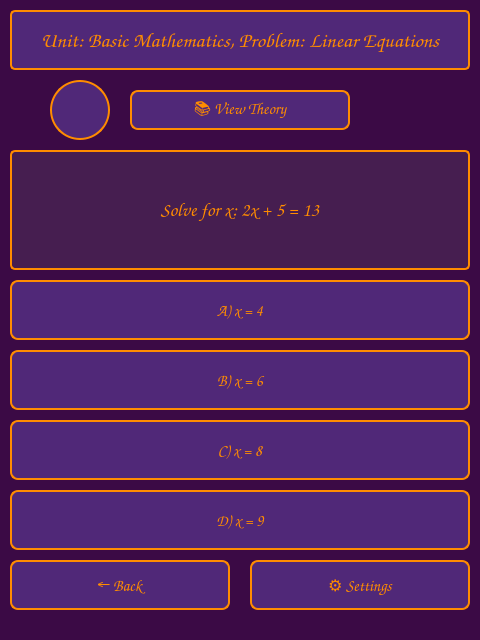
<?xml version="1.0" encoding="UTF-8"?>
<ui version="4.0">
 <class>MultipleChoiceWindow</class>
 <widget class="QDialog" name="MultipleChoiceWindow">
  <property name="geometry">
   <rect>
    <x>0</x>
    <y>0</y>
    <width>480</width>
    <height>640</height>
   </rect>
  </property>
  <property name="windowTitle">
   <string>Multiple Choice</string>
  </property>
  <property name="styleSheet">
   <string notr="true">QDialog {
    background-color: rgb(59, 10, 69);
}</string>
  </property>
   <widget class="QLabel" name="unitLabel">
    <property name="geometry">
     <rect>
      <x>10</x>
      <y>10</y>
      <width>460</width>
      <height>60</height>
     </rect>
    </property>
    <property name="font">
     <font>
      <family>Comic Sans MS</family>
      <pointsize>16</pointsize>
      <bold>true</bold>
     </font>
    </property>
    <property name="styleSheet">
     <string notr="true">QLabel {
    border: 2px solid rgb(255, 140, 0);
    border-radius: 5px;
    padding: 6px;
    color: rgb(255, 140, 0);
    background-color: rgb(80, 40, 120);
}</string>
    </property>
    <property name="text">
     <string>Unit: Basic Mathematics, Problem: Linear Equations</string>
    </property>
    <property name="alignment">
     <set>Qt::AlignmentFlag::AlignCenter</set>
    </property>
   </widget>
   <widget class="QLabel" name="pipinoIcon">
    <property name="geometry">
     <rect>
      <x>50</x>
      <y>80</y>
      <width>60</width>
      <height>60</height>
     </rect>
    </property>
    <property name="styleSheet">
     <string notr="true">QLabel {
    border: 2px solid rgb(255, 140, 0);
    border-radius: 30px;
    background-color: rgb(80, 40, 120);
}</string>
    </property>
    <property name="text">
     <string/>
    </property>
    <property name="pixmap">
     <pixmap>../../Assets/pipingo_Icon.png</pixmap>
    </property>
    <property name="scaledContents">
     <bool>true</bool>
    </property>
    <property name="alignment">
     <set>Qt::AlignmentFlag::AlignCenter</set>
    </property>
   </widget>
   <widget class="QPushButton" name="theoryButton">
    <property name="geometry">
     <rect>
      <x>130</x>
      <y>90</y>
      <width>220</width>
      <height>40</height>
     </rect>
    </property>
    <property name="font">
     <font>
      <family>Comic Sans MS</family>
      <pointsize>12</pointsize>
     </font>
    </property>
    <property name="styleSheet">
     <string notr="true">QPushButton {
    border: 2px solid rgb(255, 140, 0);
    border-radius: 8px;
    padding: 8px;
    color: rgb(255, 140, 0);
    background-color: rgb(80, 40, 120);
}
QPushButton:hover {
    background-color: rgb(90, 45, 130);
}
QPushButton:pressed {
    background-color: rgb(70, 35, 110);
}</string>
    </property>
    <property name="text">
     <string>📚 View Theory</string>
    </property>
   </widget>
   <widget class="QLabel" name="problemLabel">
    <property name="geometry">
     <rect>
      <x>10</x>
      <y>150</y>
      <width>460</width>
      <height>120</height>
     </rect>
    </property>
    <property name="font">
     <font>
      <family>Comic Sans MS</family>
      <pointsize>14</pointsize>
     </font>
    </property>
    <property name="styleSheet">
     <string notr="true">QLabel {
    border: 2px solid rgb(255, 140, 0);
    border-radius: 5px;
    padding: 10px;
    color: rgb(255, 140, 0);
    background-color: rgb(70, 30, 80);
}</string>
    </property>
    <property name="text">
     <string>Solve for x: 2x + 5 = 13</string>
    </property>
    <property name="alignment">
     <set>Qt::AlignmentFlag::AlignCenter</set>
    </property>
    <property name="wordWrap">
     <bool>true</bool>
    </property>
   </widget>
   <widget class="QPushButton" name="choiceButton1">
    <property name="geometry">
     <rect>
      <x>10</x>
      <y>280</y>
      <width>460</width>
      <height>60</height>
     </rect>
    </property>
    <property name="font">
     <font>
      <family>Comic Sans MS</family>
      <pointsize>12</pointsize>
     </font>
    </property>
    <property name="styleSheet">
     <string notr="true">QPushButton {
    border: 2px solid rgb(255, 140, 0);
    border-radius: 8px;
    padding: 10px;
    color: rgb(255, 140, 0);
    background-color: rgb(80, 40, 120);
}
QPushButton:hover {
    background-color: rgb(90, 45, 130);
}
QPushButton:pressed {
    background-color: rgb(70, 35, 110);
}</string>
    </property>
    <property name="text">
     <string>A) x = 4</string>
    </property>
   </widget>
   <widget class="QPushButton" name="choiceButton2">
    <property name="geometry">
     <rect>
      <x>10</x>
      <y>350</y>
      <width>460</width>
      <height>60</height>
     </rect>
    </property>
    <property name="font">
     <font>
      <family>Comic Sans MS</family>
      <pointsize>12</pointsize>
     </font>
    </property>
    <property name="styleSheet">
     <string notr="true">QPushButton {
    border: 2px solid rgb(255, 140, 0);
    border-radius: 8px;
    padding: 10px;
    color: rgb(255, 140, 0);
    background-color: rgb(80, 40, 120);
}
QPushButton:hover {
    background-color: rgb(90, 45, 130);
}
QPushButton:pressed {
    background-color: rgb(70, 35, 110);
}</string>
    </property>
    <property name="text">
     <string>B) x = 6</string>
    </property>
   </widget>
   <widget class="QPushButton" name="choiceButton3">
    <property name="geometry">
     <rect>
      <x>10</x>
      <y>420</y>
      <width>460</width>
      <height>60</height>
     </rect>
    </property>
    <property name="font">
     <font>
      <family>Comic Sans MS</family>
      <pointsize>12</pointsize>
     </font>
    </property>
    <property name="styleSheet">
     <string notr="true">QPushButton {
    border: 2px solid rgb(255, 140, 0);
    border-radius: 8px;
    padding: 10px;
    color: rgb(255, 140, 0);
    background-color: rgb(80, 40, 120);
}
QPushButton:hover {
    background-color: rgb(90, 45, 130);
}
QPushButton:pressed {
    background-color: rgb(70, 35, 110);
}</string>
    </property>
    <property name="text">
     <string>C) x = 8</string>
    </property>
   </widget>
   <widget class="QPushButton" name="choiceButton4">
    <property name="geometry">
     <rect>
      <x>10</x>
      <y>490</y>
      <width>460</width>
      <height>60</height>
     </rect>
    </property>
    <property name="font">
     <font>
      <family>Comic Sans MS</family>
      <pointsize>12</pointsize>
     </font>
    </property>
    <property name="styleSheet">
     <string notr="true">QPushButton {
    border: 2px solid rgb(255, 140, 0);
    border-radius: 8px;
    padding: 10px;
    color: rgb(255, 140, 0);
    background-color: rgb(80, 40, 120);
}
QPushButton:hover {
    background-color: rgb(90, 45, 130);
}
QPushButton:pressed {
    background-color: rgb(70, 35, 110);
}</string>
    </property>
    <property name="text">
     <string>D) x = 9</string>
    </property>
   </widget>
   <widget class="QPushButton" name="backButton">
    <property name="geometry">
     <rect>
      <x>10</x>
      <y>560</y>
      <width>220</width>
      <height>50</height>
     </rect>
    </property>
    <property name="font">
     <font>
      <family>Comic Sans MS</family>
      <pointsize>12</pointsize>
      <bold>true</bold>
     </font>
    </property>
    <property name="styleSheet">
     <string notr="true">QPushButton {
    border: 2px solid rgb(255, 140, 0);
    border-radius: 8px;
    padding: 8px;
    color: rgb(255, 140, 0);
    background-color: rgb(80, 40, 120);
}
QPushButton:hover {
    background-color: rgb(90, 45, 130);
}
QPushButton:pressed {
    background-color: rgb(70, 35, 110);
}</string>
    </property>
    <property name="text">
     <string>← Back</string>
    </property>
   </widget>
   <widget class="QPushButton" name="settingsButton">
    <property name="geometry">
     <rect>
      <x>250</x>
      <y>560</y>
      <width>220</width>
      <height>50</height>
     </rect>
    </property>
    <property name="font">
     <font>
      <family>Comic Sans MS</family>
      <pointsize>12</pointsize>
      <bold>true</bold>
     </font>
    </property>
    <property name="styleSheet">
     <string notr="true">QPushButton {
    border: 2px solid rgb(255, 140, 0);
    border-radius: 8px;
    padding: 8px;
    color: rgb(255, 140, 0);
    background-color: rgb(80, 40, 120);
}
QPushButton:hover {
    background-color: rgb(90, 45, 130);
}
QPushButton:pressed {
    background-color: rgb(70, 35, 110);
}</string>
    </property>
    <property name="text">
     <string>⚙ Settings</string>
    </property>
   </widget>
 </widget>
 <resources/>
 <connections/>
</ui>
